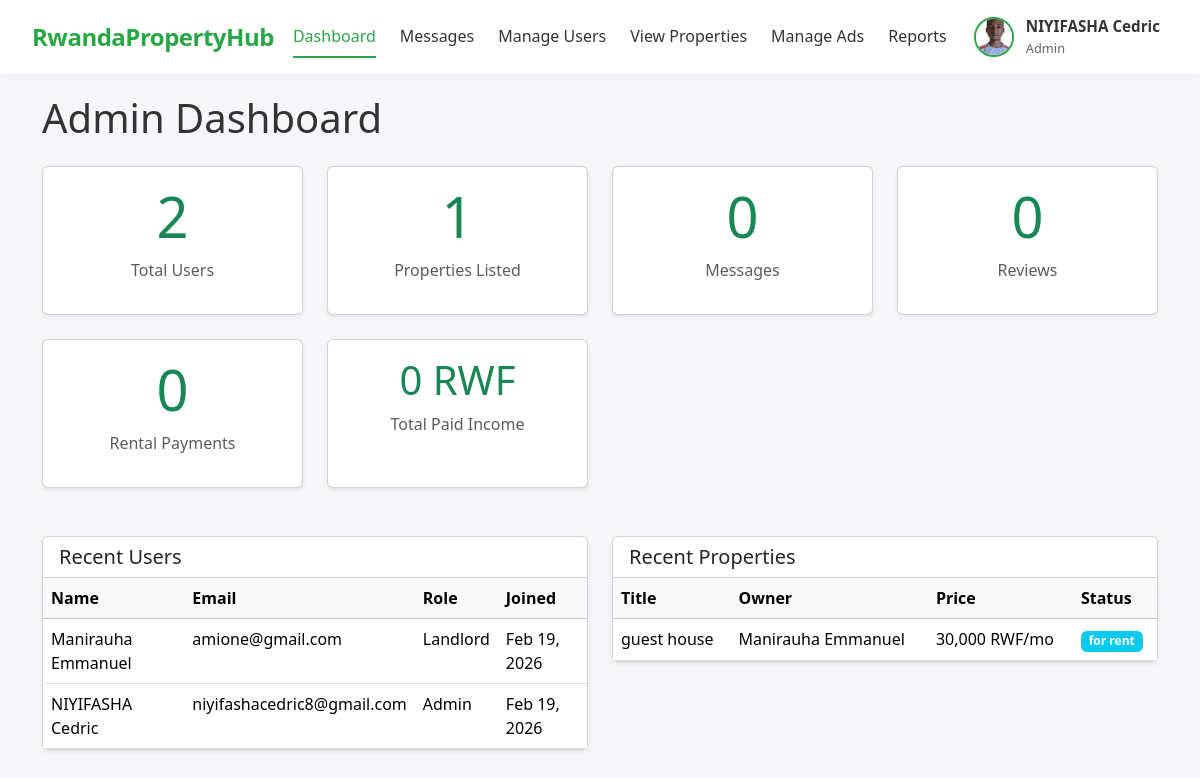
/admin/dashboard.php (signed in), run on the app's committed database.
### tables this page shows
CREATE TABLE `users` (
  `id` int(11) NOT NULL,
  `first_name` varchar(100) NOT NULL,
  `last_name` varchar(100) NOT NULL,
  `email` varchar(150) NOT NULL,
  `phone` varchar(20) DEFAULT NULL,
  `password` varchar(255) NOT NULL,
  `role` enum('admin','agent','landlord','buyer','tenant') NOT NULL,
  `profile_image` varchar(255) DEFAULT NULL,
  `is_verified` tinyint(1) DEFAULT 0,
  `created_at` timestamp NOT NULL DEFAULT current_timestamp(),
  `updated_at` timestamp NOT NULL DEFAULT current_timestamp() ON UPDATE current_timestamp()
);

CREATE TABLE `properties` (
  `id` int(11) NOT NULL,
  `title` varchar(255) NOT NULL,
  `description` text DEFAULT NULL,
  `property_type` enum('house','apartment','land','commercial') NOT NULL,
  `status` enum('for_sale','for_rent','sold','rented') NOT NULL,
  `price` decimal(15,2) NOT NULL,
  `currency` varchar(10) DEFAULT 'RWF',
  `province` varchar(100) DEFAULT NULL,
  `district` varchar(100) DEFAULT NULL,
  `sector` varchar(100) DEFAULT NULL,
  `cells` varchar(40) NOT NULL,
  `address` varchar(255) DEFAULT NULL,
  `latitude` decimal(10,8) DEFAULT NULL,
  `longitude` decimal(11,8) DEFAULT NULL,
  `bedrooms` int(11) DEFAULT 0,
  `bathrooms` int(11) DEFAULT 0,
  `size_sqm` decimal(10,2) DEFAULT NULL,
  `owner_id` int(11) NOT NULL,
  `created_at` timestamp NOT NULL DEFAULT current_timestamp(),
  `updated_at` timestamp NOT NULL DEFAULT current_timestamp() ON UPDATE current_timestamp()
);

### admin/dashboard.php (the view, shortened to what this page needs)
<?php
require '../config/database.php';
$total_users = $pdo->query("SELECT COUNT(*) FROM users")->fetchColumn();
$total_properties = $pdo->query("SELECT COUNT(*) FROM properties")->fetchColumn();
$total_messages = $pdo->query("SELECT COUNT(*) FROM messages")->fetchColumn();
$total_reviews = $pdo->query("SELECT COUNT(*) FROM reviews")->fetchColumn();
$total_payments = $pdo->query("SELECT COUNT(*) FROM rental_payments")->fetchColumn();
$total_income = $pdo->query("SELECT SUM(amount) FROM rental_payments WHERE payment_status = 'paid'")->fetchColumn();
$total_income = $total_income ?: 0;
$recent_users = $pdo->query("SELECT id, first_name, last_name, email, role, created_at FROM users ORDER BY created_at DESC LIMIT 5")->fetchAll(PDO::FETCH_ASSOC);
$recent_properties = $pdo->query("
    SELECT p.id, p.title, p.price, p.currency, p.status, p.created_at, u.first_name, u.last_name
    FROM properties p
    JOIN users u ON p.owner_id = u.id
    ORDER BY p.created_at DESC
    LIMIT 5
")->fetchAll(PDO::FETCH_ASSOC);
include '../includes/header.php';
?>
<div class="container mt-4">
    <h1 class="mb-4">Admin Dashboard</h1>
    <div class="row g-4 mb-5">
        <div class="col-sm-6 col-md-4 col-lg-3">
            <div class="card text-center shadow-sm h-100">
                <div class="card-body">
                    <h3 class="display-4 text-success"><?= $total_users ?></h3>
                    <p class="text-muted">Total Users</p>
                </div>
            </div>
        </div>
        <div class="col-sm-6 col-md-4 col-lg-3">
            <div class="card text-center shadow-sm h-100">
                <div class="card-body">
                    <h3 class="display-4 text-success"><?= $total_properties ?></h3>
                    <p class="text-muted">Properties Listed</p>
                </div>
            </div>
        </div>
        <div class="col-sm-6 col-md-4 col-lg-3">
            <div class="card text-center shadow-sm h-100">
                <div class="card-body">
                    <h3 class="display-4 text-success"><?= $total_messages ?></h3>
                    <p class="text-muted">Messages</p>
                </div>
            </div>
        </div>
        <div class="col-sm-6 col-md-4 col-lg-3">
            <div class="card text-center shadow-sm h-100">
                <div class="card-body">
                    <h3 class="display-4 text-success"><?= $total_reviews ?></h3>
                    <p class="text-muted">Reviews</p>
                </div>
            </div>
        </div>
        <div class="col-sm-6 col-md-4 col-lg-3">
            <div class="card text-center shadow-sm h-100">
                <div class="card-body">
                    <h3 class="display-4 text-success"><?= $total_payments ?></h3>
                    <p class="text-muted">Rental Payments</p>
                </div>
            </div>
        </div>
        <div class="col-sm-6 col-md-4 col-lg-3">
            <div class="card text-center shadow-sm h-100">
                <div class="card-body">
                    <h3 class="display-6 text-success"><?= number_format($total_income) ?> RWF</h3>
                    <p class="text-muted">Total Paid Income</p>
                </div>
            </div>
        </div>
    </div>
    <div class="row">
        <div class="col-md-6 mb-4">
            <div class="card shadow-sm">
                <div class="card-header bg-white">
                    <h5 class="mb-0">Recent Users</h5>
                </div>
                <div class="card-body p-0">
                    <table class="table table-hover mb-0">
                        <thead class="table-light">
                            <tr>
                                <th>Name</th>
                                <th>Email</th>
                                <th>Role</th>
                                <th>Joined</th>
                            </tr>
                        </thead>
                        <tbody>
                            <?php foreach ($recent_users as $u): ?>
                            <tr>
                                <td><?= htmlspecialchars($u['first_name'] . ' ' . $u['last_name']) ?></td>
                                <td><?= htmlspecialchars($u['email']) ?></td>
                                <td><?= ucfirst($u['role']) ?></td>
                                <td><?= date('M j, Y', strtotime($u['created_at'])) ?></td>
                            </tr>
                            <?php endforeach; ?>
                        </tbody>
                    </table>
                </div>
            </div>
        </div>
        <div class="col-md-6 mb-4">
            <div class="card shadow-sm">
                <div class="card-header bg-white">
                    <h5 class="mb-0">Recent Properties</h5>
                </div>
                <div class="card-body p-0">
                    <table class="table table-hover mb-0">
                        <thead class="table-light">
                            <tr>
                                <th>Title</th>
                                <th>Owner</th>
                                <th>Price</th>
                                <th>Status</th>
                            </tr>
                        </thead>
                        <tbody>
                            <?php foreach ($recent_properties as $p):
                                $price_display = number_format($p['price']) . ' ' . $p['currency'];
                                if ($p['status'] == 'for_rent') $price_display .= '/mo';
                            ?>
                            <tr>
                                <td><?= htmlspecialchars(substr($p['title'], 0, 30)) . (strlen($p['title']) > 30 ? '...' : '') ?></td>
                                <td><?= htmlspecialchars($p['first_name'] . ' ' . $p['last_name']) ?></td>
                                <td><?= $price_display ?></td>
                                <td><span class="badge bg-<?= $p['status']=='for_rent'?'info':'success' ?>"><?= str_replace('_', ' ', $p['status']) ?></span></td>
                            </tr>
                            <?php endforeach; ?>
                        </tbody>
                    </table>
                </div>
            </div>
        </div>
    </div>
</div>
</body>
</html>

### includes/header.php (shortened to what this page needs)
<?php
require dirname(__DIR__) . '/config/database.php';
$user_id = $_SESSION['user_id'];
$stmt = $pdo->prepare("SELECT * FROM users WHERE id = ?");
$stmt->execute([$user_id]);
$user = $stmt->fetch(PDO::FETCH_ASSOC);
$full_name = $user['first_name'] . ' ' . $user['last_name'];
$role = $_SESSION['role'] ?? $user['role'];
$profile_image = $user['profile_image'] ?? 'default.png';
$current_page = basename($_SERVER['PHP_SELF']);
$nav_links = [];
$dashboard_url = '';
if ($role === 'admin') {
    $dashboard_url = '../admin/dashboard.php';
} elseif ($role === 'landlord') {
    $dashboard_url = '../landlord/dashboard.php';
} elseif ($role === 'agent') {
    $dashboard_url = '../agent/dashboard.php';
} elseif (in_array($role, ['buyer', 'tenant'])) {
    $dashboard_url = '../users/dashboard.php';
} else {
    $dashboard_url = '#';
}
$nav_links[] = ['url' => $dashboard_url, 'label' => 'Dashboard'];
$nav_links[] = ['url' => '../messages/chats.php', 'label' => 'Messages'];
if ($role === 'admin') {
    $nav_links[] = ['url' => '../users/manage_users.php', 'label' => 'Manage Users'];
    $nav_links[] = ['url' => '../admin/properties.php', 'label' => 'View Properties'];
    $nav_links[] = ['url' => '../admin/manage_ads.php', 'label' => 'Manage Ads'];
    $nav_links[] = ['url' => '#', 'label' => 'Reports'];
} elseif (in_array($role, ['agent', 'landlord'])) {
    $nav_links[] = ['url' => '../landlord/manage_property.php', 'label' => 'Manage Properties'];
    $nav_links[] = ['url' => '../property/properties.php', 'label' => 'My Properties'];
    $nav_links[] = ['url' => '../users/submit_ad.php', 'label' => 'Ads'];
} elseif (in_array($role, ['buyer', 'tenant'])) {
    $nav_links[] = ['url' => '../property/view_properties.php', 'label' => 'Browse Properties'];
    $nav_links[] = ['url' => '../users/favorites.php', 'label' => 'Saved Properties'];
    $nav_links[] = ['url' => '../users/submit_ad.php', 'label' => 'Ads'];
}
?>
<!DOCTYPE html>
<html lang="en">
<head>
    <link href="https://cdn.jsdelivr.net/npm/bootstrap@5.3.2/dist/css/bootstrap.min.css" rel="stylesheet">
    <link rel="stylesheet" href="https://cdnjs.cloudflare.com/ajax/libs/font-awesome/6.4.0/css/all.min.css">
</head>
<body>
<nav class="navbar">
    <a href="../index.php" class="logo">RwandaPropertyHub</a>
    <div class="nav-links" id="navLinks">
        <?php foreach ($nav_links as $link):
            $active = (basename($link['url']) === $current_page) ? 'class="active"' : '';
        ?>
            <a href="<?= $link['url'] ?>" <?= $active ?>><?= $link['label'] ?></a>
        <?php endforeach; ?>
    </div>
    <div class="user-menu" id="userMenu">
        <div class="user-info">
            <img src="../uploads/profile/<?= htmlspecialchars($profile_image) ?>" alt="Profile">
            <div>
                <strong><?= htmlspecialchars($full_name) ?></strong><br>
                <small><?= htmlspecialchars(ucfirst($role)) ?></small>
            </div>
        </div>
    </div>
</nav>
</body>
</html>

### includes/header.php (style rules this page uses)
:root { --primary: #28a745; --primary-dark: #218838; --text: #333; --text-light: #666; --bg-light: #f4f6f9; --white: #fff; --shadow: 0 2px 10px rgba(0,0,0,0.05); --shadow-lg: 0 5px 20px rgba(0,0,0,0.08); --border: #ddd; }
* { margin: 0; padding: 0; box-sizing: border-box; font-family: 'Segoe UI', Tahoma, Geneva, Verdana, sans-serif; }
body { background-color: var(--bg-light); color: var(--text); padding-top: 70px; }
.navbar { display: flex; justify-content: space-between; align-items: center; padding: 0.75rem 2rem; background: var(--white); box-shadow: var(--shadow); position: fixed; top: 0; left: 0; right: 0; z-index: 1000; transition: all 0.3s ease; }
.logo { font-size: 1.5rem; font-weight: 700; color: var(--primary); text-decoration: none; letter-spacing: -0.5px; }
.nav-links { display: flex; align-items: center; gap: 1.5rem; }
.nav-links a { text-decoration: none; color: var(--text); font-weight: 500; padding: 0.5rem 0; border-bottom: 2px solid transparent; transition: color 0.2s, border-color 0.2s; }
.nav-links a.active { color: var(--primary); border-bottom-color: var(--primary); }
.user-menu { position: relative; cursor: pointer; }
.user-info { display: flex; align-items: center; gap: 0.75rem; padding: 0.25rem 0.5rem; border-radius: 30px; transition: background 0.2s; }
.user-info img { width: 40px; height: 40px; border-radius: 50%; object-fit: cover; border: 2px solid var(--primary); }
.user-info div { line-height: 1.3; }
.user-info strong { font-size: 0.95rem; }
.user-info small { font-size: 0.8rem; color: var(--text-light); }

### data on the page
users: profile_image (picture), full_name "NIYIFASHA Cedric", first_name+last_name "NIYIFASHA Cedric", email "niyifashacedric8@gmail.com", role "Admin", created_at "Feb 19, 2026"
users: first_name+last_name "Manirauha Emmanuel", email "amione@gmail.com", role "Landlord", created_at "Feb 19, 2026"
properties: title "guest house", owner.last_name "Manirauha Emmanuel", price_display "30,000 RWF/mo", status "for rent"

### other printed values
$link['label'] "Dashboard"
$link['label'] "Messages"
$link['label'] "Manage Users"
$link['label'] "View Properties"
$link['label'] "Manage Ads"
$link['label'] "Reports"
$role "Admin"
$total_users "2"
$total_properties "1"
$total_messages "0"
$total_reviews "0"
$total_payments "0"
$total_income "0"
